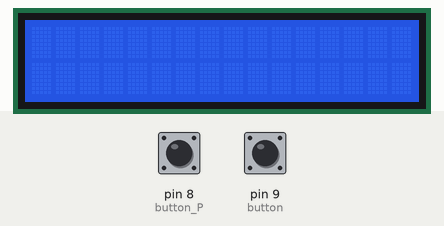
Recording of a sketch running on a simulated Arduino Uno, built with avr-gcc and run on an emulated ATmega328P. Parts: 16×2 character LCD. The inputs (shaded band) are chosen by the test bench; at power-on: pin 9 (button) LOW, pin 8 (button_P) LOW.

Above: at 1.2 s.
1.3 s: pin 9 (button) pulled HIGH for 0.15 s
At 2.1 s:
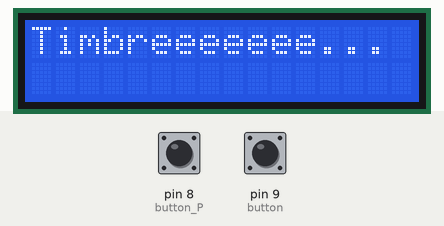
At 3.1 s:
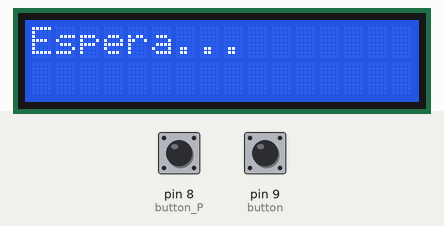
Timing chart, 0 to 4.6 s (numbered marks = the images above; inputs shaded):
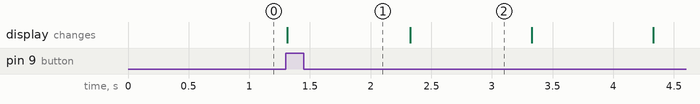

Measured:
- after the input at 1.3 s, the display: changes at once (image 1)
- what the display in image 2 shows lasts 1.0 s, from 2.3 s to 3.3 s

The sketch:

sketch.ino
```cpp
#include <Wire.h>
#include <LiquidCrystal_I2C.h>

const int button = 9;
const int button_P = 8;
int lcdAddress = 0x27;
LiquidCrystal_I2C lcd_1(lcdAddress, 16, 2);
bool campana = false;

int contador = 4;

int val = 0; // estado de "button"
int state = 0;
int old_val = 0; // Antiguo valor de "val"

void cuenta_regresiva () {
    for (contador = 0; contador <= 5; contador++) {
    lcd_1.setCursor(0, 1);
    lcd_1.print(contador);
    delay(1000);

    if (contador == 5) {
      lcd_1.clear();
      lcd_1.setCursor(0 ,0);
    }
  }
}

void timbre () {
  campana = true;
  lcd_1.print("Timbreeeeeee...");
  lcd_1.setCursor(0, 0);
  delay(1000);
  lcd_1.clear();
  lcd_1.print("Espera...");
  delay(1000);
  cuenta_regresiva();


  if (digitalRead(button_P) == HIGH && campana) {
    campana = false;
    digitalWrite(button_P, LOW);
    lcd_1.clear();
    lcd_1.print("Puerta Abierta");
    delay(3000);
    lcd_1.clear();
  }

  else if (campana == true) {
    lcd_1.clear();
    lcd_1.print("Puerta!!!");
    cuenta_regresiva();
  }
}

void setup () {
  Wire.begin();
  lcd_1.init();
  pinMode(button, INPUT);
  pinMode(button_P, INPUT);
  lcd_1.backlight();
  lcd_1.setCursor(0, 0);
}


void loop () {
  val = digitalRead(button);
  if (val == HIGH){
  state = 1-state;
  timbre();
  delay(10);
  }
}


/*

Contador de Timbre y de Tiempo de espera:
Esto va en el void loop.

lcd_1.setCursor(0, 1);
  delay(1000);
  while (contador != -1) {
    lcd_1.setCursor(0,1);
    lcd_1.print(contador);
    contador -= 1;
    delay(1000);

    if (contador == 0) {
      lcd_1.setCursor(0, 0);
      lcd_1.clear();
      lcd_1.print("Espera...");
      lcd_1.setCursor(0, 1);
      for (contador = 0; contador >= 0; contador++) {
        lcd_1.setCursor(0, 1);
        lcd_1.print(contador);
        delay(1000);
      }
    }
  }
*/
```
